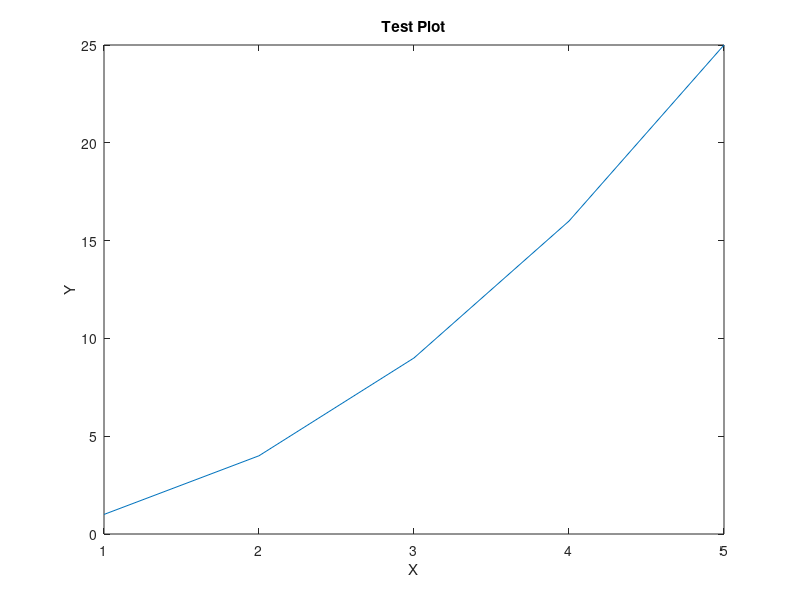

Recreate this plot in MATLAB.
%% Initialize Variables
% Create some test variables
x = 10;
y = 20;
z = x + y;

%% Create Arrays
% Make some arrays
arr1 = 1:5;
arr2 = arr1.^2;

%% Plot Data
% Generate a simple plot
figure;
plot(arr1, arr2);
title('Test Plot');
xlabel('X');
ylabel('Y');
